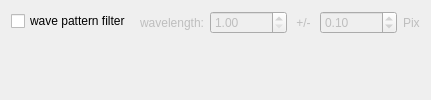
      <widget class="QWidget" name="tabFiltering">
       <attribute name="title">
        <string>Filtering</string>
       </attribute>
       <layout class="QFormLayout" name="formLayout_3">
        <item row="0" column="0">
         <widget class="QCheckBox" name="chkWavelength">
          <property name="text">
           <string>wave pattern filter </string>
          </property>
         </widget>
        </item>
        <item row="0" column="1">
         <widget class="QWidget" name="widFilter" native="true">
          <property name="enabled">
           <bool>false</bool>
          </property>
          <layout class="QHBoxLayout" name="horizontalLayout_2" stretch="0,1,0,1,0">
           <property name="leftMargin">
            <number>0</number>
           </property>
           <property name="topMargin">
            <number>0</number>
           </property>
           <property name="rightMargin">
            <number>0</number>
           </property>
           <property name="bottomMargin">
            <number>0</number>
           </property>
           <item>
            <widget class="QLabel" name="label_9">
             <property name="text">
              <string>wavelength:</string>
             </property>
            </widget>
           </item>
           <item>
            <widget class="QDoubleSpinBox" name="spinWavelength">
             <property name="decimals">
              <number>2</number>
             </property>
             <property name="minimum">
              <double>1.000000000000000</double>
             </property>
             <property name="maximum">
              <double>10000.000000000000000</double>
             </property>
             <property name="singleStep">
              <double>0.100000000000000</double>
             </property>
            </widget>
           </item>
           <item>
            <widget class="QLabel" name="label_10">
             <property name="text">
              <string> +/- </string>
             </property>
            </widget>
           </item>
           <item>
            <widget class="QDoubleSpinBox" name="spinFilterDelta">
             <property name="decimals">
              <number>2</number>
             </property>
             <property name="minimum">
              <double>0.010000000000000</double>
             </property>
             <property name="maximum">
              <double>10000.000000000000000</double>
             </property>
             <property name="singleStep">
              <double>0.020000000000000</double>
             </property>
             <property name="value">
              <double>0.100000000000000</double>
             </property>
            </widget>
           </item>
           <item>
            <widget class="QLabel" name="label_11">
             <property name="text">
              <string>Pix</string>
             </property>
            </widget>
           </item>
          </layout>
         </widget>
        </item>
        <item row="1" column="1">
         <spacer name="verticalSpacer_8">
          <property name="orientation">
           <enum>Qt::Orientation::Vertical</enum>
          </property>
          <property name="sizeHint" stdset="0">
           <size>
            <width>20</width>
            <height>40</height>
           </size>
          </property>
         </spacer>
        </item>
       </layout>
      </widget>
